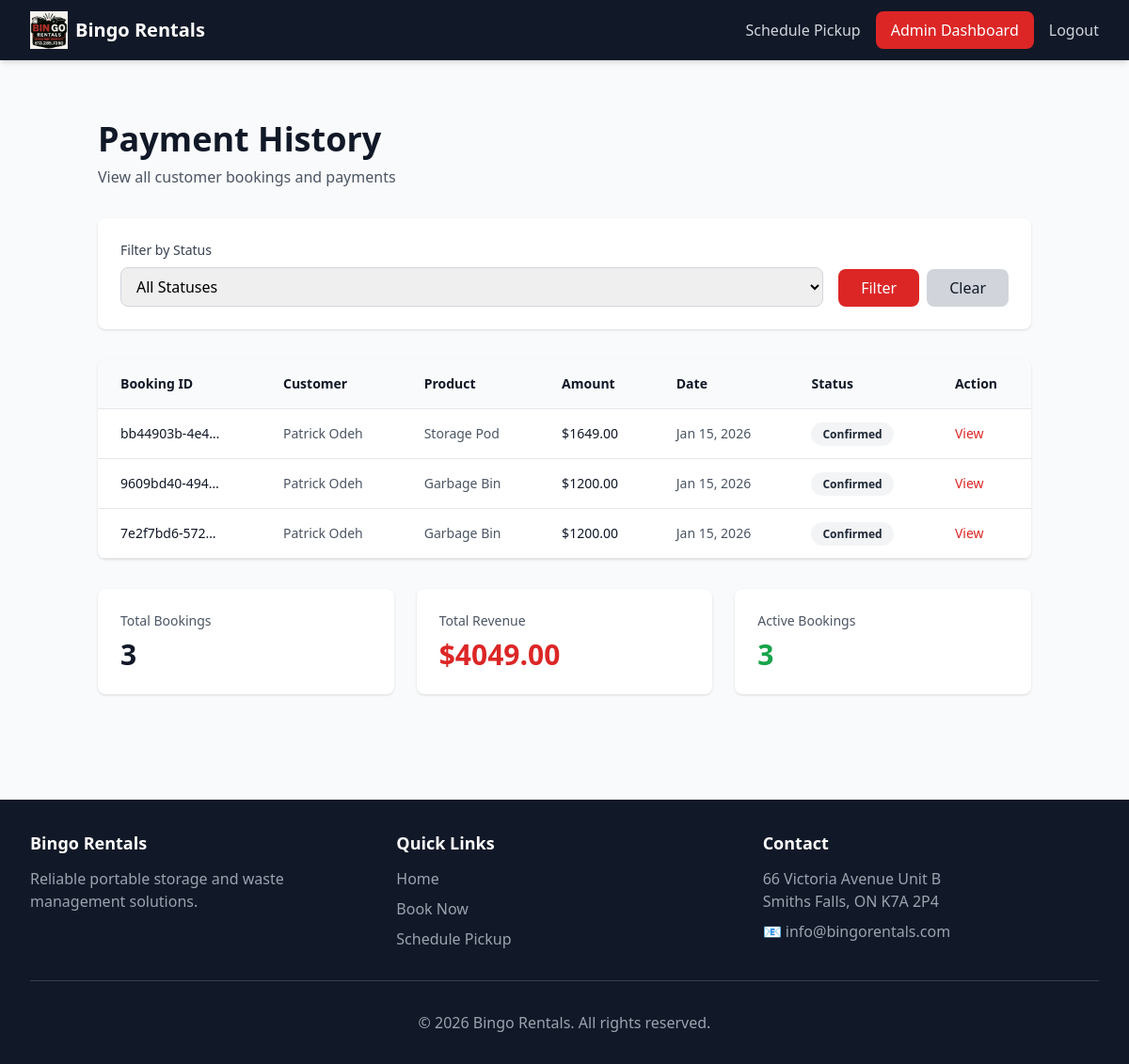
The page /dashboard/payments/ (signed in) on the database as committed earlier.
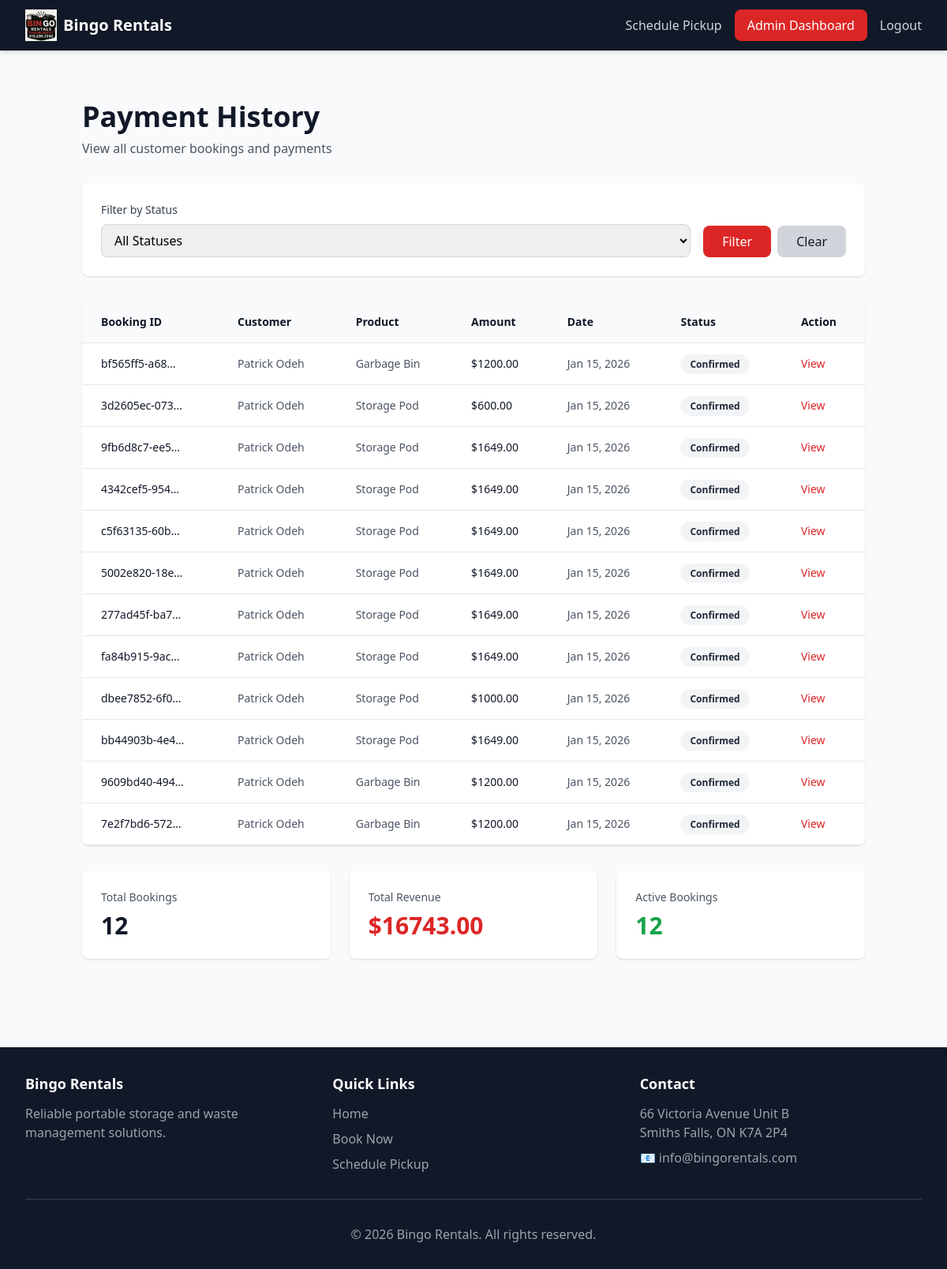
The same page on the database as committed later.
### bookings/models.py (models this page shows, shortened)
class Booking(models.Model):
    booking_id = models.UUIDField(
        default=uuid.uuid4,
        editable=False,
        unique=True
    )
    product = models.ForeignKey(
        Product,
        on_delete=models.PROTECT,
        related_name='bookings'
    )
    customer_name = models.CharField(max_length=200)
    customer_email = models.EmailField()
    country_code = models.CharField(max_length=5, default='+1', help_text="Phone country code")
    customer_phone = models.CharField(max_length=20)
    delivery_address = models.TextField(help_text="Full delivery address")
    delivery_city = models.CharField(max_length=100)
    delivery_state = models.CharField(max_length=50)
    delivery_zip = models.CharField(max_length=10)
    delivery_notes = models.TextField(blank=True)
    drop_off_date = models.DateField()
    pickup_date = models.DateField(null=True, blank=True)
    rental_months = models.IntegerField(
        default=1,
        validators=[MinValueValidator(1)]
    )
    monthly_rate = models.DecimalField(
        max_digits=10,
        decimal_places=2,
        help_text="Rate at time of booking"
    )
    transport_fee = models.DecimalField(
        max_digits=10,
        decimal_places=2,
        default=80.00,
        help_text="Transport/delivery+removal fee at time of booking"
    )
    total_amount = models.DecimalField(
        max_digits=10,
        decimal_places=2
    )
    stripe_payment_intent_id = models.CharField(max_length=200, blank=True)
    stripe_charge_id = models.CharField(max_length=200, blank=True)
    payment_status = models.CharField(
        max_length=20,
        default='pending',
        choices=[
            ('pending', 'Pending'),
            ('paid', 'Paid'),
            ('refunded', 'Refunded'),
            ('failed', 'Failed'),
        ]
    )
    status = models.CharField(
        max_length=20,
        choices=BookingStatus.choices,
        default=BookingStatus.PENDING
    )
    confirmation_email_sent = models.BooleanField(default=False)
    confirmation_sms_sent = models.BooleanField(default=False)
    drop_off_reminder_sent = models.BooleanField(default=False)
    pickup_reminder_sent = models.BooleanField(default=False)
    created_at = models.DateTimeField(auto_now_add=True)
    updated_at = models.DateTimeField(auto_now=True)
    confirmed_at = models.DateTimeField(null=True, blank=True)
    class Meta:
        ordering = ['-created_at']
        indexes = [
            models.Index(fields=['status', 'drop_off_date']),
            models.Index(fields=['customer_email']),
        ]

### products/models.py (models this page shows, shortened)
class Product(models.Model):
    name = models.CharField(max_length=200)
    slug = models.SlugField(unique=True, blank=True)
    category = models.CharField(
        max_length=20,
        choices=ProductCategory.choices
    )
    description = models.TextField()
    size_description = models.CharField(
        max_length=100,
        help_text="e.g., '8ft or 16ft Units' or '10-Yard Dumpster'"
    )
    monthly_rate = models.DecimalField(
        max_digits=10,
        decimal_places=2,
        validators=[MinValueValidator(0)]
    )
    image = CloudinaryField('image', folder='bingo-rentals/products')
    stock_quantity = models.IntegerField(
        default=0,
        validators=[MinValueValidator(0)],
        help_text="Total available units"
    )
    is_active = models.BooleanField(default=True)
    created_at = models.DateTimeField(auto_now_add=True)
    updated_at = models.DateTimeField(auto_now=True)
    class Meta:
        ordering = ['category', 'name']

### dashboard/views.py (the view)
    def wrapper(request, *args, **kwargs):
        if not request.user.is_authenticated:
            return redirect('booking:staff_login')
        if not request.user.is_staff:
            messages.error(request, 'You do not have permission to access this page.')
            return redirect('home')
        return view_func(request, *args, **kwargs)

### dashboard/views.py (called while the page is built)
def staff_required(view_func):
    def wrapper(request, *args, **kwargs):
        if not request.user.is_authenticated:
            return redirect('booking:staff_login')
        if not request.user.is_staff:
            messages.error(request, 'You do not have permission to access this page.')
            return redirect('home')
        return view_func(request, *args, **kwargs)
    return wrapper

@staff_required
def payment_history(request):
    status_filter = request.GET.get('status', 'all')
    orders = Booking.objects.select_related('product').order_by('-created_at')
    if status_filter != 'all':
        orders = orders.filter(status=status_filter)
    total_revenue = sum(order.total_amount for order in orders)
    active_bookings_count = orders.filter(status=BookingStatus.CONFIRMED).count()
    context = {
        'orders': orders,
        'status_filter': status_filter,
        'status_choices': BookingStatus.choices,
        'total_revenue': total_revenue,
        'active_bookings_count': active_bookings_count,
        'page_title': 'Payment History'
    }
    return render(request, 'dashboard/payment_history.html', context)

### templates/dashboard/payment_history.html (shortened to what the changed rows need)
{% extends 'base.html' %}
{% block content %}
<div class="container mx-auto px-4 py-8">
    <div class="mb-8">
        <h1 class="text-4xl font-bold text-gray-900">Payment History</h1>
    </div>
    <div class="bg-white rounded-lg shadow overflow-hidden">
        <div class="overflow-x-auto">
            <table class="w-full text-left">
                <thead class="bg-gray-50 border-b border-gray-200">
                    <tr>
                        <th class="px-6 py-4 text-sm font-semibold text-gray-900">Booking ID</th>
                        <th class="px-6 py-4 text-sm font-semibold text-gray-900">Customer</th>
                        <th class="px-6 py-4 text-sm font-semibold text-gray-900">Product</th>
                        <th class="px-6 py-4 text-sm font-semibold text-gray-900">Amount</th>
                        <th class="px-6 py-4 text-sm font-semibold text-gray-900">Date</th>
                        <th class="px-6 py-4 text-sm font-semibold text-gray-900">Status</th>
                        <th class="px-6 py-4 text-sm font-semibold text-gray-900">Action</th>
                    </tr>
                </thead>
                <tbody>
                    {% if orders %}
                        {% for order in orders %}
                        <tr class="border-b border-gray-200 hover:bg-gray-50">
                            <td class="px-6 py-4 text-sm text-gray-900 font-medium">{{ order.booking_id|truncatechars:13 }}</td>
                            <td class="px-6 py-4 text-sm text-gray-600">{{ order.customer_name }}</td>
                            <td class="px-6 py-4 text-sm text-gray-600">{{ order.product.name }}</td>
                            <td class="px-6 py-4 text-sm text-gray-900 font-medium">${{ order.total_amount|floatformat:2 }}</td>
                            <td class="px-6 py-4 text-sm text-gray-600">{{ order.created_at|date:"M d, Y" }}</td>
                            <td class="px-6 py-4 text-sm">
                                <span class="px-3 py-1 rounded-full text-xs font-semibold {% if order.status == 'PENDING' %}bg-yellow-100 text-yellow-800{% elif order.status == 'CONFIRMED' %}bg-green-100 text-green-800{% elif order.status == 'COMPLETED' %}bg-blue-100 text-blue-800{% elif order.status == 'CANCELLED' %}bg-red-100 text-red-800{% else %}bg-gray-100 text-gray-800{% endif %}">
                                    {{ order.get_status_display }}
                                </span>
                            </td>
                            <td class="px-6 py-4 text-sm">
                                <a href="{% url 'dashboard:order_detail' order.booking_id %}" class="text-red-600 hover:text-red-800 font-medium">
                                    View
                                </a>
                            </td>
                        </tr>
                        {% endfor %}
                    {% else %}
                        <tr>
                            <td colspan="7" class="px-6 py-8 text-center text-gray-500">
                                No payment records found
                            </td>
                        </tr>
                    {% endif %}
                </tbody>
            </table>
        </div>
    </div>
    {% if orders %}
    <div class="grid grid-cols-1 md:grid-cols-3 gap-6 mt-8">
        <div class="bg-white rounded-lg shadow p-6">
            <p class="text-gray-600 text-sm font-medium mb-2">Total Bookings</p>
            <p class="text-3xl font-bold text-gray-900">{{ orders|length }}</p>
        </div>
        <div class="bg-white rounded-lg shadow p-6">
            <p class="text-gray-600 text-sm font-medium mb-2">Total Revenue</p>
            <p class="text-3xl font-bold text-red-600">${{ total_revenue }}</p>
        </div>
        <div class="bg-white rounded-lg shadow p-6">
            <p class="text-gray-600 text-sm font-medium mb-2">Active Bookings</p>
            <p class="text-3xl font-bold text-green-600">{{ active_bookings_count }}</p>
        </div>
    </div>
    {% endif %}
</div>
{% endblock %}

Rows that differ between the two databases and show on the page:
added Booking: booking_id "bf565ff5-a68…", customer_name "Patrick Odeh", product.name "Garbage Bin", total_amount "1200.00", created_at "Jan 15, 2026", status "Confirmed"
added Booking: booking_id "3d2605ec-073…", customer_name "Patrick Odeh", product.name "Storage Pod", total_amount "600.00", created_at "Jan 15, 2026", status "Confirmed"
added Booking: booking_id "9fb6d8c7-ee5…", customer_name "Patrick Odeh", product.name "Storage Pod", total_amount "1649.00", created_at "Jan 15, 2026", status "Confirmed"
added Booking: booking_id "4342cef5-954…", customer_name "Patrick Odeh", product.name "Storage Pod", total_amount "1649.00", created_at "Jan 15, 2026", status "Confirmed"
added Booking: booking_id "c5f63135-60b…", customer_name "Patrick Odeh", product.name "Storage Pod", total_amount "1649.00", created_at "Jan 15, 2026", status "Confirmed"
added Booking: booking_id "5002e820-18e…", customer_name "Patrick Odeh", product.name "Storage Pod", total_amount "1649.00", created_at "Jan 15, 2026", status "Confirmed"
added Booking: booking_id "277ad45f-ba7…", customer_name "Patrick Odeh", product.name "Storage Pod", total_amount "1649.00", created_at "Jan 15, 2026", status "Confirmed"
added Booking: booking_id "fa84b915-9ac…", customer_name "Patrick Odeh", product.name "Storage Pod", total_amount "1649.00", created_at "Jan 15, 2026", status "Confirmed"
added Booking: booking_id "dbee7852-6f0…", customer_name "Patrick Odeh", product.name "Storage Pod", total_amount "1000.00", created_at "Jan 15, 2026", status "Confirmed"
Other text that changed with them:
{{ orders|length }}: "3" → "12"
{{ total_revenue }}: "4049.00" → "16743.00"
{{ active_bookings_count }}: "3" → "12"
